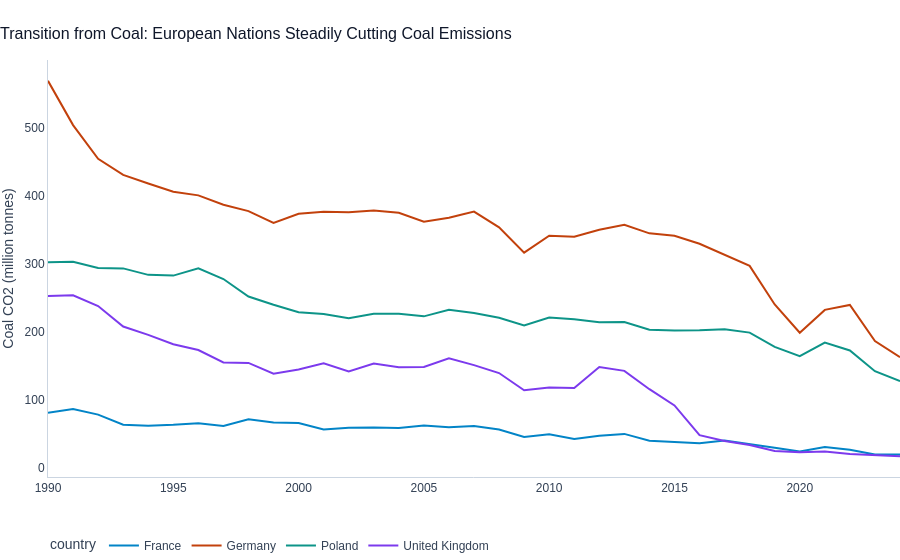

Source (notebook cell):
### Markdown cell above
## 8. Fuel Transitions
**Question:** Which countries have seen the fastest transition away from coal-based emissions, and what replaced them?

### Code cell
eu_countries = ['Germany', 'United Kingdom', 'France', 'Poland']
df_eu = df[(df['country'].isin(eu_countries)) & (df['year'] >= 1990)].copy()

fig = px.line(df_eu, x='year', y='coal_co2', color='country',
              color_discrete_sequence=colors_seq,
              labels={'coal_co2': 'Coal CO2 Emissions (million tonnes)', 'year': 'Year'})
apply_plotly_theme(fig, "Transition from Coal: European Nations Steadily Cutting Coal Emissions", "Coal CO2 (million tonnes)")
fig.show()

### Figure 1 — Plotly figure (JSON) as saved in the notebook; plotly's stock layout.template omitted (floating-point values rounded to 4 significant figures)
{"data": [{"hovertemplate": "country=France<br>Year=%{x}<br>Coal CO2 Emissions (million tonnes)=%{y}<extra></extra>", "legendgroup": "France", "line": {"color": "#0284c7", "dash": "solid"}, "marker": {"symbol": "circle"}, "mode": "lines", "name": "France", "orientation": "v", "showlegend": true, "type": "scatter", "x": [1990, 1991, 1992, 1993, 1994, 1995, 1996, 1997, 1998, 1999, 2000, 2001, 2002, 2003, 2004, 2005, 2006, 2007, 2008, 2009, 2010, 2011, 2012, 2013, 2014, 2015, 2016, 2017, 2018, 2019, 2020, 2021, 2022, 2023, 2024], "xaxis": "x", "y": [80.69, 86.24, 78.04, 63.13, 61.81, 62.98, 65.33, 61.29, 71.29, 66.41, 65.75, 56.1, 58.59, 59.2, 58.23, 62.03, 59.48, 61.35, 56.17, 45.16, 49.07, 42.17, 46.93, 49.66, 39.55, 38.02, 36.02, 40.0, 35.13, 29.43, 23.85, 30.47, 26.2, 19.54, 19.47], "yaxis": "y"}, {"hovertemplate": "country=Germany<br>Year=%{x}<br>Coal CO2 Emissions (million tonnes)=%{y}<extra></extra>", "legendgroup": "Germany", "line": {"color": "#c2410c", "dash": "solid"}, "marker": {"symbol": "circle"}, "mode": "lines", "name": "Germany", "orientation": "v", "showlegend": true, "type": "scatter", "x": [1990, 1991, 1992, 1993, 1994, 1995, 1996, 1997, 1998, 1999, 2000, 2001, 2002, 2003, 2004, 2005, 2006, 2007, 2008, 2009, 2010, 2011, 2012, 2013, 2014, 2015, 2016, 2017, 2018, 2019, 2020, 2021, 2022, 2023, 2024], "xaxis": "x", "y": [569.1, 504.0, 454.3, 430.8, 418.2, 406.0, 400.6, 386.9, 377.5, 360.1, 373.5, 376.5, 375.8, 378.3, 374.9, 362.0, 367.7, 376.7, 353.6, 316.3, 341.3, 339.6, 350.0, 357.3, 344.7, 341.1, 329.4, 312.7, 296.9, 240.1, 198.5, 232.1, 239.4, 186.2, 162.6], "yaxis": "y"}, {"hovertemplate": "country=Poland<br>Year=%{x}<br>Coal CO2 Emissions (million tonnes)=%{y}<extra></extra>", "legendgroup": "Poland", "line": {"color": "#0d9488", "dash": "solid"}, "marker": {"symbol": "circle"}, "mode": "lines", "name": "Poland", "orientation": "v", "showlegend": true, "type": "scatter", "x": [1990, 1991, 1992, 1993, 1994, 1995, 1996, 1997, 1998, 1999, 2000, 2001, 2002, 2003, 2004, 2005, 2006, 2007, 2008, 2009, 2010, 2011, 2012, 2013, 2014, 2015, 2016, 2017, 2018, 2019, 2020, 2021, 2022, 2023, 2024], "xaxis": "x", "y": [302.3, 303.1, 293.9, 293.2, 283.7, 282.6, 293.2, 277.5, 251.8, 239.7, 228.8, 226.2, 219.9, 226.4, 226.4, 222.6, 232.3, 227.7, 220.5, 209.1, 220.9, 218.4, 214.0, 214.3, 203.0, 201.6, 202.1, 203.5, 198.7, 177.8, 164.2, 184.1, 172.5, 141.9, 127.3], "yaxis": "y"}, {"hovertemplate": "country=United Kingdom<br>Year=%{x}<br>Coal CO2 Emissions (million tonnes)=%{y}<extra></extra>", "legendgroup": "United Kingdom", "line": {"color": "#7c3aed", "dash": "solid"}, "marker": {"symbol": "circle"}, "mode": "lines", "name": "United Kingdom", "orientation": "v", "showlegend": true, "type": "scatter", "x": [1990, 1991, 1992, 1993, 1994, 1995, 1996, 1997, 1998, 1999, 2000, 2001, 2002, 2003, 2004, 2005, 2006, 2007, 2008, 2009, 2010, 2011, 2012, 2013, 2014, 2015, 2016, 2017, 2018, 2019, 2020, 2021, 2022, 2023, 2024], "xaxis": "x", "y": [252.7, 253.6, 237.7, 207.7, 195.4, 181.7, 173.1, 154.7, 154.1, 138.3, 144.4, 153.5, 141.7, 153.1, 147.7, 148.0, 160.8, 150.8, 139.2, 113.8, 118.0, 117.2, 148.0, 142.5, 115.4, 91.55, 47.83, 39.13, 33.28, 24.51, 22.81, 23.76, 19.98, 17.91, 16.95], "yaxis": "y"}], "layout": {"font": {"color": "#334155", "family": "Outfit, sans-serif"}, "legend": {"orientation": "h", "title": {"text": "country"}, "tracegroupgap": 0, "x": 0, "xanchor": "left", "y": -0.2, "yanchor": "bottom"}, "margin": {"b": 40, "l": 0, "r": 0, "t": 60}, "paper_bgcolor": "rgba(0,0,0,0)", "plot_bgcolor": "rgba(0,0,0,0)", "title": {"font": {"color": "#0f172a", "family": "Outfit, sans-serif", "size": 16}, "text": "Transition from Coal: European Nations Steadily Cutting Coal Emissions", "x": 0, "xanchor": "left", "y": 0.95, "yanchor": "top"}, "xaxis": {"anchor": "y", "domain": [0.0, 1.0], "linecolor": "#cbd5e1", "showgrid": false, "title": {"text": ""}}, "yaxis": {"anchor": "x", "domain": [0.0, 1.0], "linecolor": "#cbd5e1", "showgrid": false, "title": {"text": "Coal CO2 (million tonnes)"}}}}
